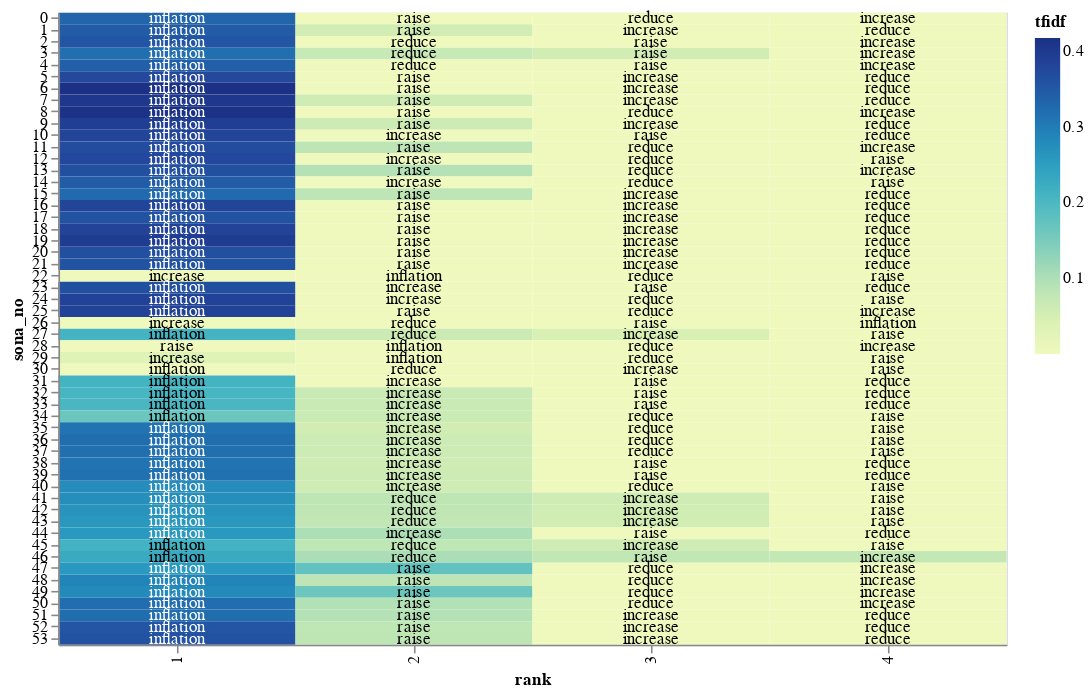

Here is the notebook cell this chart was saved with:
### Markdown cell above
## Chart it

### Code cell
# # Terms in this list will get a red dot in the visualization
term_list = ['boss', 'wangwang'] # you can change this

# adding a little randomness to break ties in term ranking
top_tfidf_plusRand = top_tfidf.copy()
top_tfidf_plusRand['tfidf'] = top_tfidf_plusRand['tfidf'] + np.random.rand(top_tfidf.shape[0])*0.0001

# base for all visualizations, with rank calculation
base = alt.Chart(top_tfidf_plusRand).encode(
    x = 'rank:O',
    y = 'sona_no:N'
).transform_window(
    rank = "rank()",
    sort = [alt.SortField("tfidf", order="descending")],
    groupby = ["sona_no"],
)

# heatmap specification
heatmap = base.mark_rect().encode(
    color = 'tfidf:Q'
)

# red circle over terms in above list
circle = base.mark_circle(size=100).encode(
    color = alt.condition(
        alt.FieldOneOfPredicate(field='term', oneOf=term_list),
        alt.value('red'),
        alt.value('#FFFFFF00')        
    )
)

# text labels, white for darker heatmap colors
text = base.mark_text(baseline='middle').encode(
    text = 'term:N',
    color = alt.condition(alt.datum.tfidf >= 0.23, alt.value('white'), alt.value('black'))
)

# display the three superimposed visualizations
(heatmap + circle + text).properties(width = 600, height=400)

### Figure 1 — Vega-Lite specification as saved in the notebook (floating-point values rounded to 4 significant figures; data arrays with more than 128 entries replaced by an {"elided": "..."} marker saying what was removed)
{"config": {"view": {"continuousWidth": 400, "continuousHeight": 300}}, "layer": [{"mark": "rect", "encoding": {"color": {"field": "tfidf", "type": "quantitative"}, "x": {"field": "rank", "type": "ordinal"}, "y": {"field": "sona_no", "type": "nominal"}}, "transform": [{"window": [{"op": "rank", "field": "", "as": "rank"}], "groupby": ["sona_no"], "sort": [{"field": "tfidf", "order": "descending"}]}]}, {"mark": {"type": "circle", "size": 100}, "encoding": {"color": {"condition": {"value": "red", "test": {"field": "term", "oneOf": ["boss", "wangwang"]}}, "value": "#FFFFFF00"}, "x": {"field": "rank", "type": "ordinal"}, "y": {"field": "sona_no", "type": "nominal"}}, "transform": [{"window": [{"op": "rank", "field": "", "as": "rank"}], "groupby": ["sona_no"], "sort": [{"field": "tfidf", "order": "descending"}]}]}, {"mark": {"type": "text", "baseline": "middle"}, "encoding": {"color": {"condition": {"value": "white", "test": "(datum.tfidf >= 0.23)"}, "value": "black"}, "text": {"field": "term", "type": "nominal"}, "x": {"field": "rank", "type": "ordinal"}, "y": {"field": "sona_no", "type": "nominal"}}, "transform": [{"window": [{"op": "rank", "field": "", "as": "rank"}], "groupby": ["sona_no"], "sort": [{"field": "tfidf", "order": "descending"}]}]}], "data": {"name": "data-5d467a236872dba65946b0369897406a"}, "height": 400, "width": 600, "$schema": "https://vega.github.io/schema/vega-lite/v4.17.0.json", "datasets": {"data-5d467a236872dba65946b0369897406a": {"elided": "216 records"}}}
